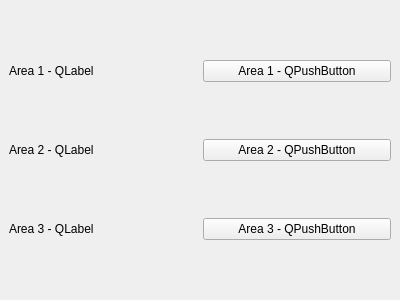
<?xml version="1.0" encoding="UTF-8"?>
<ui version="4.0">
 <class>MainWindow</class>
 <widget class="QMainWindow" name="MainWindow">
  <property name="geometry">
   <rect>
    <x>0</x>
    <y>0</y>
    <width>400</width>
    <height>300</height>
   </rect>
  </property>
  <property name="windowTitle">
   <string>MainWindow</string>
  </property>
  <widget class="QWidget" name="centralWidget">
   <layout class="QVBoxLayout" name="verticalLayout">
    <item>
     <layout class="QHBoxLayout" name="horizontalLayout_1">
      <item>
       <widget class="QLabel" name="label_1">
        <property name="text">
         <string>Area 1 - QLabel</string>
        </property>
       </widget>
      </item>
      <item>
       <widget class="QPushButton" name="pushButton_1">
        <property name="text">
         <string>Area 1 - QPushButton</string>
        </property>
       </widget>
      </item>
     </layout>
    </item>
    <item>
     <layout class="QHBoxLayout" name="horizontalLayout_2">
      <item>
       <widget class="QLabel" name="label_2">
        <property name="text">
         <string>Area 2 - QLabel</string>
        </property>
       </widget>
      </item>
      <item>
       <widget class="QPushButton" name="pushButton_2">
        <property name="text">
         <string>Area 2 - QPushButton</string>
        </property>
       </widget>
      </item>
     </layout>
    </item>
    <item>
     <layout class="QHBoxLayout" name="horizontalLayout_3">
      <item>
       <widget class="QLabel" name="label_3">
        <property name="text">
         <string>Area 3 - QLabel</string>
        </property>
       </widget>
      </item>
      <item>
       <widget class="QPushButton" name="pushButton_3">
        <property name="text">
         <string>Area 3 - QPushButton</string>
        </property>
       </widget>
      </item>
     </layout>
    </item>
   </layout>
  </widget>
 </widget>
 <customwidgets>
  <customwidget>
   <class>QMainWindow</class>
   <extends>QWidget</extends>
   <header>qmainwindow.h</header>
  </customwidget>
 </customwidgets>
 <resources/>
 <connections/>
</ui>
